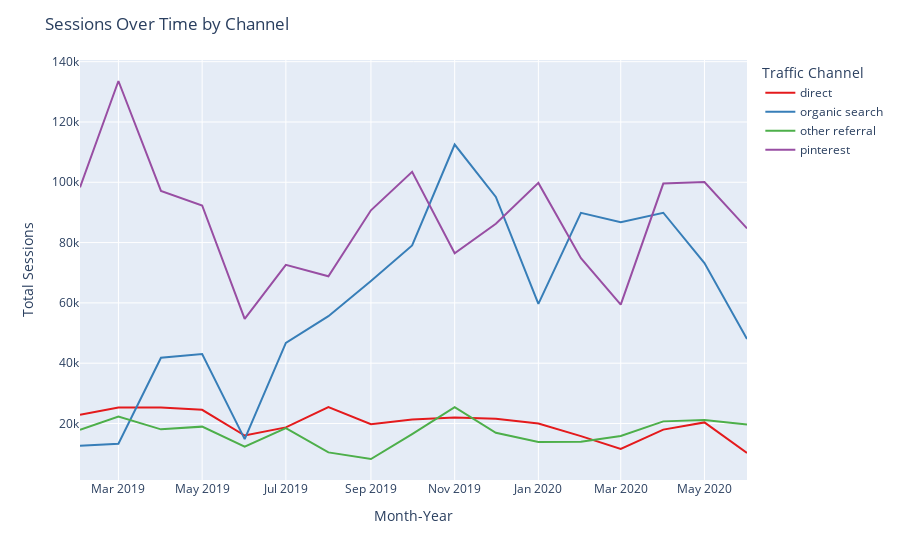
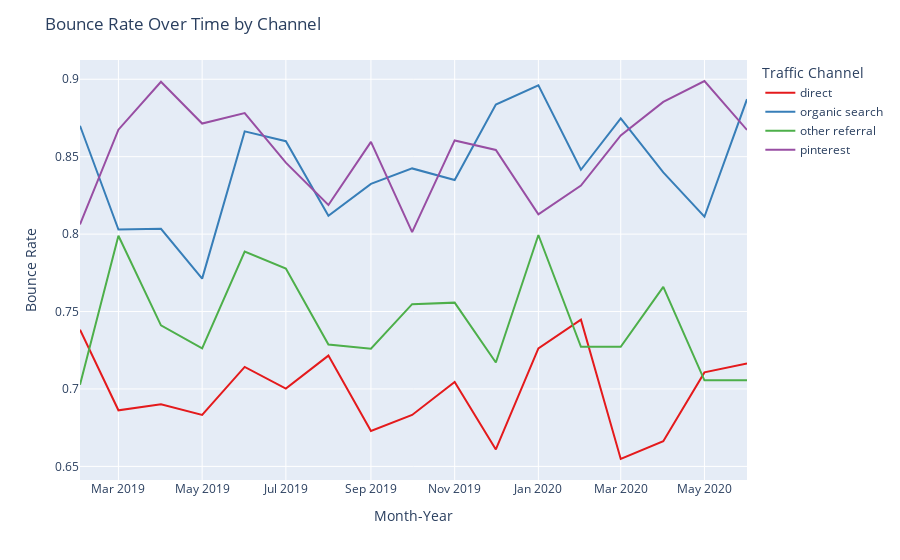
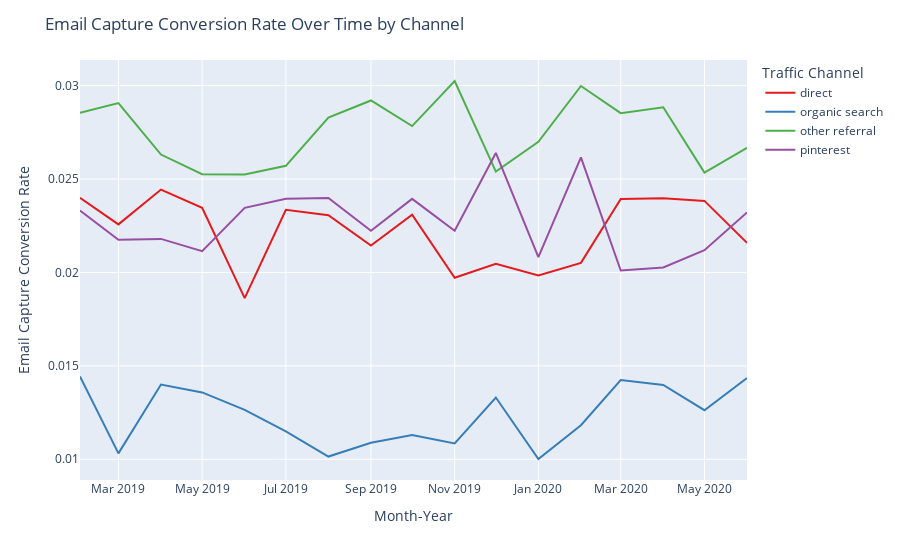

Notebook source saved alongside these figures, in order:
### Markdown cell above
### Metrics Across Time by channel

### Code cell
# sessions
color_sequence = ['#e41a1c', '#377eb8', '#4daf4a', '#984ea3']
fig = px.line(traffic_source,
              y='Sessions',
              color='Traffic Channel',
              color_discrete_sequence=color_sequence)


fig.update_layout(title="Sessions Over Time by Channel",
                  xaxis_title="Month-Year",
                  yaxis_title="Total Sessions")


# exploring adding an n-period rolling mean view but it gets busy quickly

# a = traffic_source[traffic_source['Traffic Channel'] == 'pinterest']['Sessions'].rolling(4, min_periods=1).mean()
# fig.add_trace(go.Scatter(x=a.index, y=a, name='Moving Average of Sessions (3 month)',
#                          line=dict(color=color_sequence[3], width=1, dash='dot')))

#plot, save to file
py.offline.iplot(fig)
fig.write_html("../reports/figures/plotly/sessions_by_channel.html")

# bounce rate
fig = px.line(traffic_source,
              y='Bounce Rate',
              color='Traffic Channel',
              color_discrete_sequence=color_sequence)
fig.update_layout(title="Bounce Rate Over Time by Channel",
                  xaxis_title="Month-Year",
                  yaxis_title="Bounce Rate")
py.offline.iplot(fig)
fig.write_html("../reports/figures/plotly/bounce_rate_by_channel.html")

fig = px.line(traffic_source,
              y='Email Capture Conversion Rate',
              color='Traffic Channel',
              color_discrete_sequence=color_sequence)
fig.update_layout(title="Email Capture Conversion Rate Over Time by Channel",
                  xaxis_title="Month-Year",
                  yaxis_title="Email Capture Conversion Rate")
py.offline.iplot(fig)
fig.write_html("../reports/figures/plotly/conversions_by_channel.html")

### Figure 1 — Plotly figure (JSON) as saved in the notebook; plotly's stock layout.template omitted (floating-point values rounded to 4 significant figures)
{"data": [{"hovertemplate": "Traffic Channel=direct<br>index=%{x}<br>Sessions=%{y}<extra></extra>", "legendgroup": "direct", "line": {"color": "#e41a1c", "dash": "solid"}, "mode": "lines", "name": "direct", "orientation": "v", "showlegend": true, "type": "scatter", "x": ["2019-02-01T00:00:00", "2019-03-01T00:00:00", "2019-04-01T00:00:00", "2019-05-01T00:00:00", "2019-06-01T00:00:00", "2019-07-01T00:00:00", "2019-08-01T00:00:00", "2019-09-01T00:00:00", "2019-10-01T00:00:00", "2019-11-01T00:00:00", "2019-12-01T00:00:00", "2020-01-01T00:00:00", "2020-02-01T00:00:00", "2020-03-01T00:00:00", "2020-04-01T00:00:00", "2020-05-01T00:00:00", "2020-06-01T00:00:00"], "xaxis": "x", "y": [22855, 25295, 25283, 24525, 15997, 18701, 25417, 19754, 21299, 21999, 21577, 19974, 15821, 11559, 17962, 20355, 10239], "yaxis": "y"}, {"hovertemplate": "Traffic Channel=organic search<br>index=%{x}<br>Sessions=%{y}<extra></extra>", "legendgroup": "organic search", "line": {"color": "#377eb8", "dash": "solid"}, "mode": "lines", "name": "organic search", "orientation": "v", "showlegend": true, "type": "scatter", "x": ["2019-02-01T00:00:00", "2019-03-01T00:00:00", "2019-04-01T00:00:00", "2019-05-01T00:00:00", "2019-06-01T00:00:00", "2019-07-01T00:00:00", "2019-08-01T00:00:00", "2019-09-01T00:00:00", "2019-10-01T00:00:00", "2019-11-01T00:00:00", "2019-12-01T00:00:00", "2020-01-01T00:00:00", "2020-02-01T00:00:00", "2020-03-01T00:00:00", "2020-04-01T00:00:00", "2020-05-01T00:00:00", "2020-06-01T00:00:00"], "xaxis": "x", "y": [12646, 13306, 41796, 43050, 14828, 46752, 55589, 67264, 79034, 112521, 95119, 59657, 89866, 86713, 89899, 73202, 48020], "yaxis": "y"}, {"hovertemplate": "Traffic Channel=other referral<br>index=%{x}<br>Sessions=%{y}<extra></extra>", "legendgroup": "other referral", "line": {"color": "#4daf4a", "dash": "solid"}, "mode": "lines", "name": "other referral", "orientation": "v", "showlegend": true, "type": "scatter", "x": ["2019-02-01T00:00:00", "2019-03-01T00:00:00", "2019-04-01T00:00:00", "2019-05-01T00:00:00", "2019-06-01T00:00:00", "2019-07-01T00:00:00", "2019-08-01T00:00:00", "2019-09-01T00:00:00", "2019-10-01T00:00:00", "2019-11-01T00:00:00", "2019-12-01T00:00:00", "2020-01-01T00:00:00", "2020-02-01T00:00:00", "2020-03-01T00:00:00", "2020-04-01T00:00:00", "2020-05-01T00:00:00", "2020-06-01T00:00:00"], "xaxis": "x", "y": [17939, 22341, 18057, 18960, 12293, 18493, 10420, 8223, 16504, 25418, 16925, 13860, 13963, 15878, 20702, 21127, 19683], "yaxis": "y"}, {"hovertemplate": "Traffic Channel=pinterest<br>index=%{x}<br>Sessions=%{y}<extra></extra>", "legendgroup": "pinterest", "line": {"color": "#984ea3", "dash": "solid"}, "mode": "lines", "name": "pinterest", "orientation": "v", "showlegend": true, "type": "scatter", "x": ["2019-02-01T00:00:00", "2019-03-01T00:00:00", "2019-04-01T00:00:00", "2019-05-01T00:00:00", "2019-06-01T00:00:00", "2019-07-01T00:00:00", "2019-08-01T00:00:00", "2019-09-01T00:00:00", "2019-10-01T00:00:00", "2019-11-01T00:00:00", "2019-12-01T00:00:00", "2020-01-01T00:00:00", "2020-02-01T00:00:00", "2020-03-01T00:00:00", "2020-04-01T00:00:00", "2020-05-01T00:00:00", "2020-06-01T00:00:00"], "xaxis": "x", "y": [98331, 133592, 97162, 92304, 54679, 72614, 68837, 90703, 103459, 76482, 86249, 99800, 74845, 59414, 99569, 100079, 84705], "yaxis": "y"}], "layout": {"legend": {"title": {"text": "Traffic Channel"}, "tracegroupgap": 0}, "margin": {"t": 60}, "title": {"text": "Sessions Over Time by Channel"}, "xaxis": {"anchor": "y", "domain": [0, 1], "title": {"text": "Month-Year"}}, "yaxis": {"anchor": "x", "domain": [0, 1], "title": {"text": "Total Sessions"}}}}

### Figure 2 — Plotly figure (JSON) as saved in the notebook; plotly's stock layout.template omitted (floating-point values rounded to 4 significant figures)
{"data": [{"hovertemplate": "Traffic Channel=direct<br>index=%{x}<br>Bounce Rate=%{y}<extra></extra>", "legendgroup": "direct", "line": {"color": "#e41a1c", "dash": "solid"}, "mode": "lines", "name": "direct", "orientation": "v", "showlegend": true, "type": "scatter", "x": ["2019-02-01T00:00:00", "2019-03-01T00:00:00", "2019-04-01T00:00:00", "2019-05-01T00:00:00", "2019-06-01T00:00:00", "2019-07-01T00:00:00", "2019-08-01T00:00:00", "2019-09-01T00:00:00", "2019-10-01T00:00:00", "2019-11-01T00:00:00", "2019-12-01T00:00:00", "2020-01-01T00:00:00", "2020-02-01T00:00:00", "2020-03-01T00:00:00", "2020-04-01T00:00:00", "2020-05-01T00:00:00", "2020-06-01T00:00:00"], "xaxis": "x", "y": [0.7382, 0.6862, 0.6901, 0.6832, 0.7142, 0.7002, 0.7215, 0.6729, 0.6832, 0.7046, 0.6609, 0.7262, 0.7447, 0.6548, 0.6662, 0.7107, 0.7165], "yaxis": "y"}, {"hovertemplate": "Traffic Channel=organic search<br>index=%{x}<br>Bounce Rate=%{y}<extra></extra>", "legendgroup": "organic search", "line": {"color": "#377eb8", "dash": "solid"}, "mode": "lines", "name": "organic search", "orientation": "v", "showlegend": true, "type": "scatter", "x": ["2019-02-01T00:00:00", "2019-03-01T00:00:00", "2019-04-01T00:00:00", "2019-05-01T00:00:00", "2019-06-01T00:00:00", "2019-07-01T00:00:00", "2019-08-01T00:00:00", "2019-09-01T00:00:00", "2019-10-01T00:00:00", "2019-11-01T00:00:00", "2019-12-01T00:00:00", "2020-01-01T00:00:00", "2020-02-01T00:00:00", "2020-03-01T00:00:00", "2020-04-01T00:00:00", "2020-05-01T00:00:00", "2020-06-01T00:00:00"], "xaxis": "x", "y": [0.87, 0.803, 0.8034, 0.7713, 0.8664, 0.86, 0.8118, 0.8324, 0.8424, 0.835, 0.8836, 0.896, 0.8416, 0.8747, 0.8398, 0.8112, 0.8871], "yaxis": "y"}, {"hovertemplate": "Traffic Channel=other referral<br>index=%{x}<br>Bounce Rate=%{y}<extra></extra>", "legendgroup": "other referral", "line": {"color": "#4daf4a", "dash": "solid"}, "mode": "lines", "name": "other referral", "orientation": "v", "showlegend": true, "type": "scatter", "x": ["2019-02-01T00:00:00", "2019-03-01T00:00:00", "2019-04-01T00:00:00", "2019-05-01T00:00:00", "2019-06-01T00:00:00", "2019-07-01T00:00:00", "2019-08-01T00:00:00", "2019-09-01T00:00:00", "2019-10-01T00:00:00", "2019-11-01T00:00:00", "2019-12-01T00:00:00", "2020-01-01T00:00:00", "2020-02-01T00:00:00", "2020-03-01T00:00:00", "2020-04-01T00:00:00", "2020-05-01T00:00:00", "2020-06-01T00:00:00"], "xaxis": "x", "y": [0.7027, 0.7989, 0.7411, 0.7263, 0.7887, 0.7777, 0.7287, 0.726, 0.7548, 0.7557, 0.7171, 0.7994, 0.7272, 0.7272, 0.766, 0.7056, 0.7056], "yaxis": "y"}, {"hovertemplate": "Traffic Channel=pinterest<br>index=%{x}<br>Bounce Rate=%{y}<extra></extra>", "legendgroup": "pinterest", "line": {"color": "#984ea3", "dash": "solid"}, "mode": "lines", "name": "pinterest", "orientation": "v", "showlegend": true, "type": "scatter", "x": ["2019-02-01T00:00:00", "2019-03-01T00:00:00", "2019-04-01T00:00:00", "2019-05-01T00:00:00", "2019-06-01T00:00:00", "2019-07-01T00:00:00", "2019-08-01T00:00:00", "2019-09-01T00:00:00", "2019-10-01T00:00:00", "2019-11-01T00:00:00", "2019-12-01T00:00:00", "2020-01-01T00:00:00", "2020-02-01T00:00:00", "2020-03-01T00:00:00", "2020-04-01T00:00:00", "2020-05-01T00:00:00", "2020-06-01T00:00:00"], "xaxis": "x", "y": [0.8063, 0.8674, 0.8984, 0.8714, 0.8782, 0.8461, 0.8188, 0.8596, 0.8013, 0.8605, 0.8544, 0.8127, 0.8313, 0.8637, 0.8854, 0.8989, 0.8673], "yaxis": "y"}], "layout": {"legend": {"title": {"text": "Traffic Channel"}, "tracegroupgap": 0}, "margin": {"t": 60}, "title": {"text": "Bounce Rate Over Time by Channel"}, "xaxis": {"anchor": "y", "domain": [0, 1], "title": {"text": "Month-Year"}}, "yaxis": {"anchor": "x", "domain": [0, 1], "title": {"text": "Bounce Rate"}}}}

### Figure 3 — Plotly figure (JSON) as saved in the notebook; plotly's stock layout.template omitted (floating-point values rounded to 4 significant figures)
{"data": [{"hovertemplate": "Traffic Channel=direct<br>index=%{x}<br>Email Capture Conversion Rate=%{y}<extra></extra>", "legendgroup": "direct", "line": {"color": "#e41a1c", "dash": "solid"}, "mode": "lines", "name": "direct", "orientation": "v", "showlegend": true, "type": "scatter", "x": ["2019-02-01T00:00:00", "2019-03-01T00:00:00", "2019-04-01T00:00:00", "2019-05-01T00:00:00", "2019-06-01T00:00:00", "2019-07-01T00:00:00", "2019-08-01T00:00:00", "2019-09-01T00:00:00", "2019-10-01T00:00:00", "2019-11-01T00:00:00", "2019-12-01T00:00:00", "2020-01-01T00:00:00", "2020-02-01T00:00:00", "2020-03-01T00:00:00", "2020-04-01T00:00:00", "2020-05-01T00:00:00", "2020-06-01T00:00:00"], "xaxis": "x", "y": [0.024, 0.02257, 0.02444, 0.02346, 0.01862, 0.02335, 0.02307, 0.02144, 0.0231, 0.01972, 0.02047, 0.01984, 0.02051, 0.02393, 0.02397, 0.02383, 0.02158], "yaxis": "y"}, {"hovertemplate": "Traffic Channel=organic search<br>index=%{x}<br>Email Capture Conversion Rate=%{y}<extra></extra>", "legendgroup": "organic search", "line": {"color": "#377eb8", "dash": "solid"}, "mode": "lines", "name": "organic search", "orientation": "v", "showlegend": true, "type": "scatter", "x": ["2019-02-01T00:00:00", "2019-03-01T00:00:00", "2019-04-01T00:00:00", "2019-05-01T00:00:00", "2019-06-01T00:00:00", "2019-07-01T00:00:00", "2019-08-01T00:00:00", "2019-09-01T00:00:00", "2019-10-01T00:00:00", "2019-11-01T00:00:00", "2019-12-01T00:00:00", "2020-01-01T00:00:00", "2020-02-01T00:00:00", "2020-03-01T00:00:00", "2020-04-01T00:00:00", "2020-05-01T00:00:00", "2020-06-01T00:00:00"], "xaxis": "x", "y": [0.01443, 0.01032, 0.014, 0.01358, 0.01264, 0.0115, 0.01014, 0.01088, 0.0113, 0.01085, 0.01331, 0.01001, 0.01182, 0.01424, 0.01397, 0.01263, 0.01435], "yaxis": "y"}, {"hovertemplate": "Traffic Channel=other referral<br>index=%{x}<br>Email Capture Conversion Rate=%{y}<extra></extra>", "legendgroup": "other referral", "line": {"color": "#4daf4a", "dash": "solid"}, "mode": "lines", "name": "other referral", "orientation": "v", "showlegend": true, "type": "scatter", "x": ["2019-02-01T00:00:00", "2019-03-01T00:00:00", "2019-04-01T00:00:00", "2019-05-01T00:00:00", "2019-06-01T00:00:00", "2019-07-01T00:00:00", "2019-08-01T00:00:00", "2019-09-01T00:00:00", "2019-10-01T00:00:00", "2019-11-01T00:00:00", "2019-12-01T00:00:00", "2020-01-01T00:00:00", "2020-02-01T00:00:00", "2020-03-01T00:00:00", "2020-04-01T00:00:00", "2020-05-01T00:00:00", "2020-06-01T00:00:00"], "xaxis": "x", "y": [0.02854, 0.02906, 0.02631, 0.02526, 0.02524, 0.02571, 0.02829, 0.0292, 0.02783, 0.03025, 0.0254, 0.02699, 0.02998, 0.02853, 0.02884, 0.02534, 0.02667], "yaxis": "y"}, {"hovertemplate": "Traffic Channel=pinterest<br>index=%{x}<br>Email Capture Conversion Rate=%{y}<extra></extra>", "legendgroup": "pinterest", "line": {"color": "#984ea3", "dash": "solid"}, "mode": "lines", "name": "pinterest", "orientation": "v", "showlegend": true, "type": "scatter", "x": ["2019-02-01T00:00:00", "2019-03-01T00:00:00", "2019-04-01T00:00:00", "2019-05-01T00:00:00", "2019-06-01T00:00:00", "2019-07-01T00:00:00", "2019-08-01T00:00:00", "2019-09-01T00:00:00", "2019-10-01T00:00:00", "2019-11-01T00:00:00", "2019-12-01T00:00:00", "2020-01-01T00:00:00", "2020-02-01T00:00:00", "2020-03-01T00:00:00", "2020-04-01T00:00:00", "2020-05-01T00:00:00", "2020-06-01T00:00:00"], "xaxis": "x", "y": [0.02332, 0.02175, 0.02179, 0.02114, 0.02345, 0.02394, 0.02398, 0.02223, 0.02394, 0.02223, 0.02639, 0.02082, 0.02616, 0.0201, 0.02026, 0.02119, 0.02321], "yaxis": "y"}], "layout": {"legend": {"title": {"text": "Traffic Channel"}, "tracegroupgap": 0}, "margin": {"t": 60}, "title": {"text": "Email Capture Conversion Rate Over Time by Channel"}, "xaxis": {"anchor": "y", "domain": [0, 1], "title": {"text": "Month-Year"}}, "yaxis": {"anchor": "x", "domain": [0, 1], "title": {"text": "Email Capture Conversion Rate"}}}}
